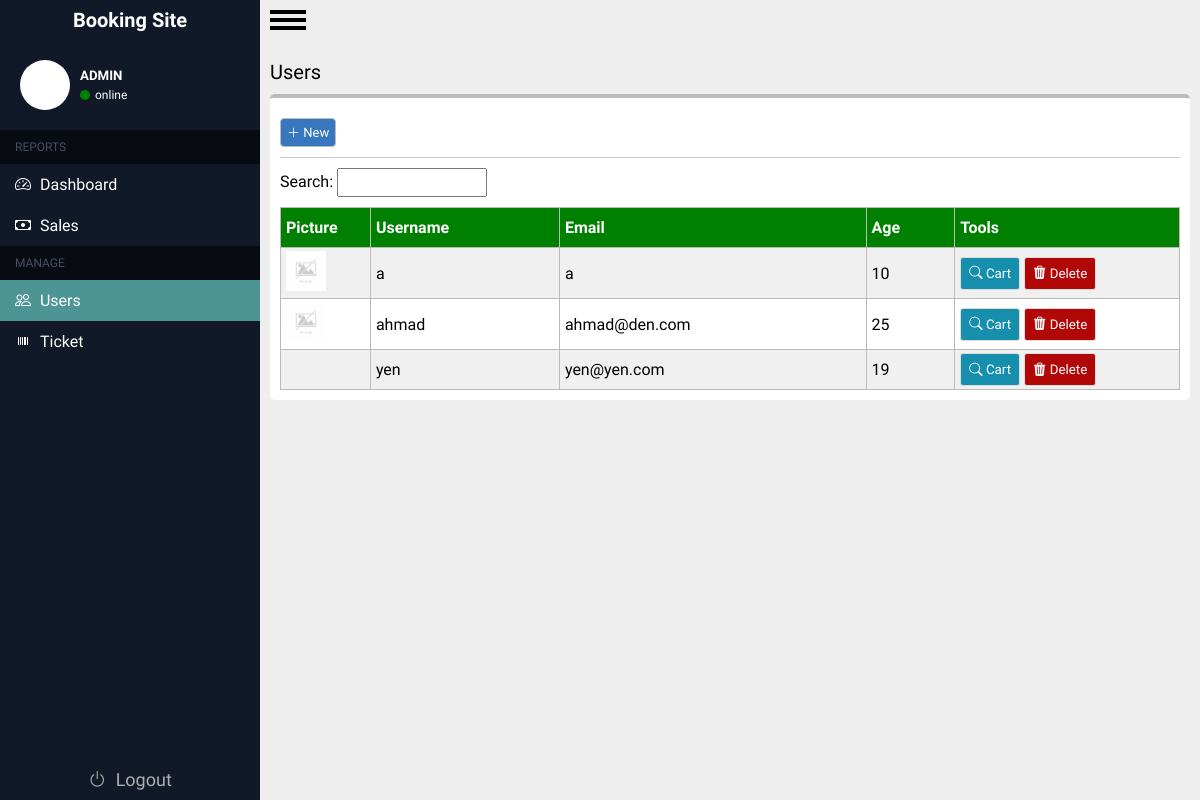
Page /admin/users.php on the earlier database version.
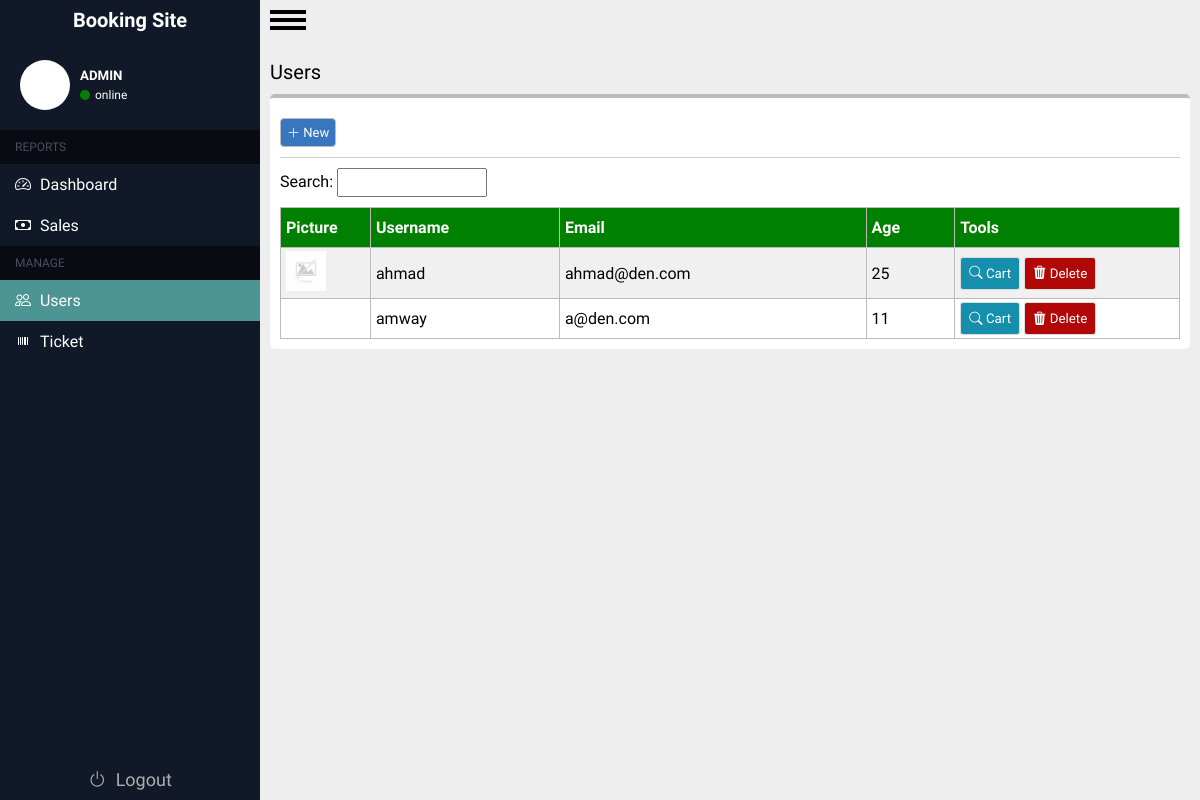
Same page on the later database version.
### tables this page shows
CREATE TABLE `users` (
  `id_user` int(11) NOT NULL,
  `Username` varchar(200) NOT NULL,
  `Email` varchar(200) NOT NULL,
  `Age` int(11) NOT NULL,
  `Password` varchar(200) NOT NULL,
  `gambar` varchar(255) DEFAULT NULL,
  `role` varchar(255) NOT NULL
);

### admin/users.php (the view, shortened to what this page needs)
<?php
require '../koneksi.php';
$result = mysqli_query($conn, "select * from users");
$user = [];
while ($record = mysqli_fetch_assoc($result)) {
    $user[] = $record;
}
?>
<!DOCTYPE html>
<html lang="en">
<head>
    <link rel="stylesheet" href="../css/tiket.css?v=1.1">
    <link rel="stylesheet" href="https://cdn.jsdelivr.net/npm/bootstrap-icons@1.11.1/font/bootstrap-icons.css">
</head>
<body>
<div class="container">
    <?php @include "../includes/sidebar.php" ?>
        <div class="main-content">
            <div id="menu-button">
                <label for="menu-checkbox" id="menu-label">
                    <div id="hamburger"></div>
                </label>
            </div>
            <div class="wrapper">
                <div class="header">
                    <p>Users</p>
                </div>
                <div class="isi">
                    <div class="head-content">
                        <button type="submit" id="add"><i class="bi bi-plus-lg"></i> New</button>
                    </div>
                    <div class="neck-content">
                        <span>
                            <label for="">Search: </label>
                            <input type="text">
                        </span>
                    </div>
                    <div class="tabel-content">
                        <table>
                            <tr>
                                <th>Picture</th>
                                <th>Username</th>
                                <th>Email</th>
                                <th>Age</th>
                                <th>Tools</th>
                            </tr>
                            <?php foreach ($user as $sr) : ?>
                                <tr>
                                    <td width="10%"><img src="../img/<?= $sr["gambar"]?>" alt="" width="40px"></td>
                                    <td><?= $sr["Username"] ?></td>
                                    <td><?= $sr["Email"] ?></td>
                                    <td><?= $sr["Age"] ?></td>
                                    <td width="25%">
                                        <a href="user-cart.php?id=<?= $sr['id_user']?>">
                                            <button type="submit" id="cart" data-id="<?= $sr['id_user']?>" style="background-color:rgb(22, 143, 173)"><i class="bi bi-search"></i> Cart</button>
                                        </a>
                                        <a href="delete-user.php?id=<?= $sr['id_user'] ?>">
                                            <button style="background-color:rgb(177, 7, 7)"><i class="bi bi-trash3-fill"></i> Delete</button>
                                        </a>
                                    </td>
                                </tr>
                            <?php endforeach; ?>
                        </table>
                    </div>
                </div>
            </div>
        </div>
</body>
</html>

Differences in the rows shown:
removed users: gambar (placeholder picture), Username "a", Email "a", Age "10"
removed users: Username "yen", Email "yen@yen.com", Age "19"
added users: Username "amway", Email "a@den.com", Age "11"
